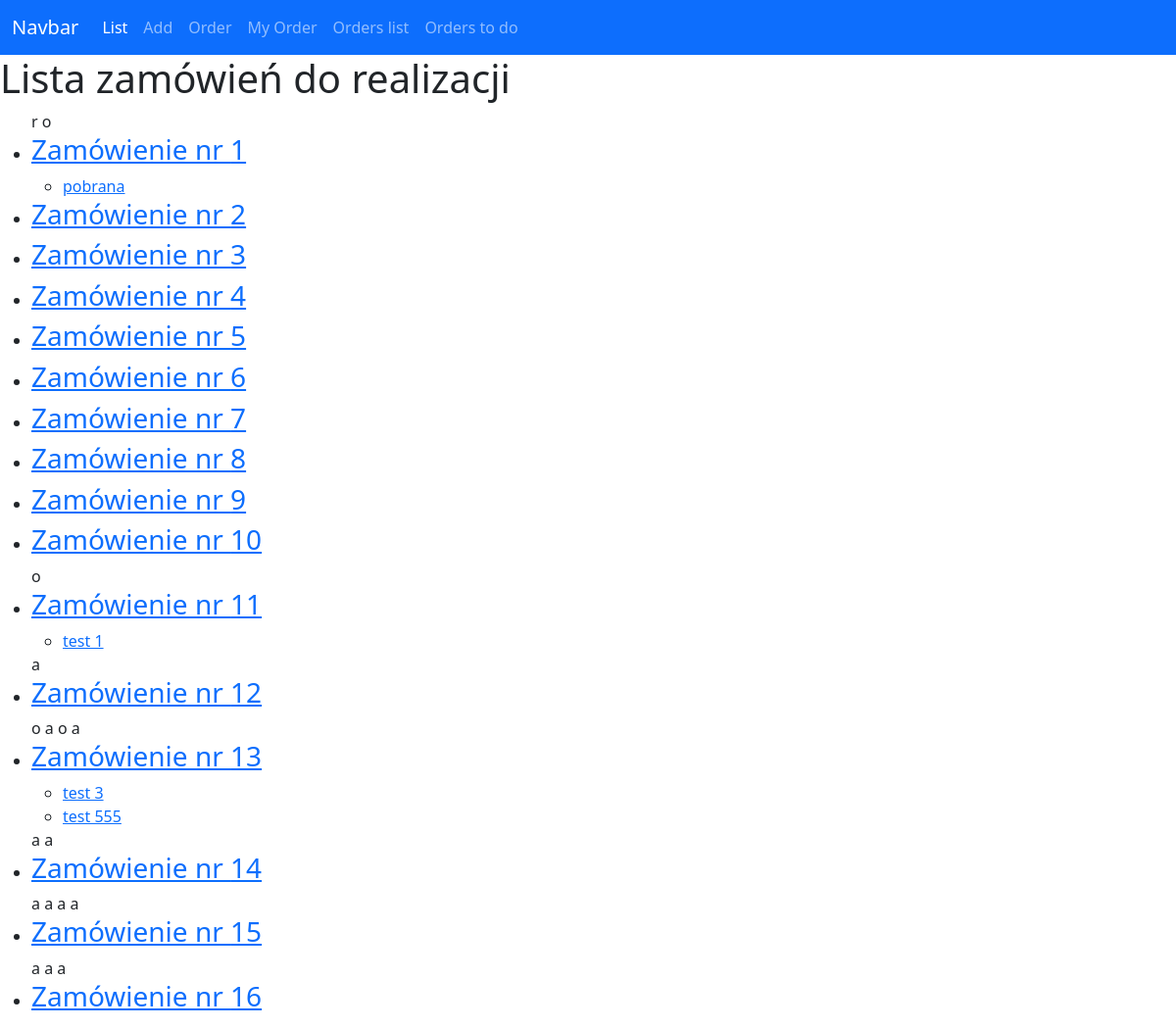
Screenshot of /files/orderstodo/ with the database file from the repository.
### files/models.py (models this page shows, shortened)
class Vehicle(models.Model):
    tr = models.CharField(max_length=8)
    transfer_date = models.DateTimeField(blank=True, null=True)
    return_date = models.DateTimeField(blank=True, null=True)
    responsible_person = models.ForeignKey(User, related_name="vehicles", on_delete=models.RESTRICT)
    comments = models.CharField(max_length=100)
    LOAN_STATUS = (
        ('a', 'Awaits'),
        ('o', 'On Loan'),
        ('r', 'Returned'),
        ('e', 'rejected')
    )
    status = models.CharField(max_length=1, blank=True, choices=LOAN_STATUS, default='a')
    order = models.ForeignKey(Order, related_name="vehicles", on_delete=models.SET_NULL, null=True)

class Order(models.Model):
    order_date = models.DateTimeField()
    orderer = models.ForeignKey(User, related_name="orders", on_delete=models.RESTRICT)

### files/views.py (the view)
# urls.py: path('orderstodo/', views.OrdersToDo.as_view(), name='orderstodo')
class OrdersToDo(ListView):
    model = Order
    template_name = 'files/orderstodo_list.html'
    context_object_name = 'todo'

### files/templates/files/orderstodo_list.html
{% extends 'home.html' %}
{% block content %}
<h1>Lista zamówień do realizacji</h1>
<ul>
    {% for order in todo %}
        {% if order.vehicles.all %}
            {% for x in order.vehicles.all %}
                {{x.status}}
            {% endfor %}
        {% endif %}
        <li><h3><a href="/files/order_details/{{order.id}}/">Zamówienie nr {{order.id}}</a></h3></li>
            <ul>
                {% for vehicle in order.vehicles.all %}
                    {% if vehicle.status == 'o' %}
                        <li>
                        <a href="/files/update/{{vehicle.id}}/">{{vehicle.tr}}</a>
                        </li>
                    {% endif %}
                {% endfor %}
            </ul>
    {% endfor %}
</ul>
{% endblock content %}

### rows the page displays
Order: id "1"
Vehicle: status "r"
Vehicle: status "o", tr "pobrana"
Order: id "2"
Order: id "3"
Order: id "4"
Order: id "5"
Order: id "6"
Order: id "7"
Order: id "8"
Order: id "9"
Order: id "10"
Order: id "11"
Vehicle: status "o", tr "test 1"
Order: id "12"
Vehicle: status "a"
Order: id "13"
Vehicle: status "o", tr "test 3"
Vehicle: status "a"
Vehicle: status "o", tr "test 555"
Vehicle: status "a"
Order: id "14"
Vehicle: status "a"
Vehicle: status "a"
Order: id "15"
Vehicle: status "a"
Vehicle: status "a"
Vehicle: status "a"
Vehicle: status "a"
Order: id "16"
Vehicle: status "a"
Vehicle: status "a"
Vehicle: status "a"
